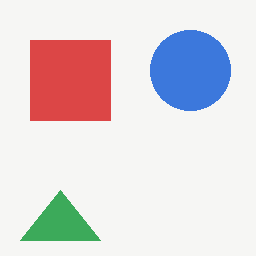
#> input picture projects/10_object_detection_yolo/sample_data/demo_scene_1.png, 256 x 256 px
$ python detect.py
#> lines starting #> are read from the running program, lines starting #| are printed output that depends on the picture; after the words box and inside, x2 and y2 are one past the last pixel; in counts of white or black regions, pixels touching at a corner belong together
from __future__ import annotations

import argparse
import json
from pathlib import Path

import numpy as np
from PIL import Image, ImageDraw
from scipy import ndimage


PROJECT_ROOT = Path(__file__).resolve().parents[1]
DEFAULT_SOURCE = PROJECT_ROOT / "sample_data" / "demo_scene_1.png"
DEFAULT_OUTPUT_DIR = PROJECT_ROOT / "artifacts" / "predictions"
BACKGROUND_COLOR = np.array([246, 246, 244], dtype=np.int16)
COLOR_MAP = {
    "red": np.array([220, 70, 70]),
    "blue": np.array([60, 120, 220]),
    "green": np.array([60, 170, 90]),
    "yellow": np.array([240, 180, 60]),
    "purple": np.array([155, 90, 210]),
}


def get_source_paths(source: Path) -> list[Path]:
    if source.is_file():
        return [source]
    if source.is_dir():
        files = [path for path in source.iterdir() if path.suffix.lower() in {".png", ".jpg", ".jpeg"}]
        if not files:
            raise FileNotFoundError(f"No image files found in {source}")
        return sorted(files)
    raise FileNotFoundError(f"Source path does not exist: {source}")


def closest_color_name(color: np.ndarray) -> str:
    best_name = "object"
    best_distance = float("inf")
    for name, reference in COLOR_MAP.items():
        distance = float(np.linalg.norm(color - reference))
        if distance < best_distance:
            best_distance = distance
            best_name = name
    return best_name


def infer_shape(component_mask: np.ndarray) -> str:
    fill_ratio = float(component_mask.mean())
    if fill_ratio >= 0.72:
        return "square"
    if fill_ratio >= 0.52:
        return "circle"
    return "triangle"


def fallback_detect_image(image_path: Path, output_dir: Path, threshold: int, min_area: int) -> dict[str, object]:
#> called with threshold = 35, min_area = 60
    image = Image.open(image_path).convert("RGB")
#> image is the input picture: PIL image 256x256 RGB; mean R, G, B 222.9, 216.1, 219.8
    array = np.asarray(image, dtype=np.int16)
    difference = np.linalg.norm(array - BACKGROUND_COLOR, axis=2)
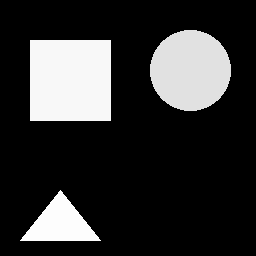
#> difference: shape (256, 256) float64; min 0, max 253.2, mean 50.7
    mask = difference > threshold
#> mask: shape (256, 256) bool; 21.1% white; 3 white regions, box (x1, y1, x2, y2) and area: (30, 40, 111, 121) 6561, (150, 30, 231, 111) 5145, (20, 190, 101, 241) 2091

    labeled, _ = ndimage.label(mask)
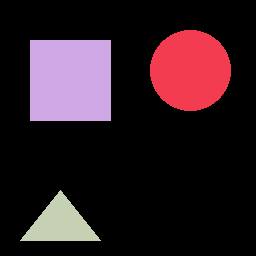
#> labeled: shape (256, 256) int32; 4 distinct labels, from 0 to 3; one colour per label, 0 black
    slices = ndimage.find_objects(labeled)
#> slices = 3 items
    detections: list[dict[str, object]] = []
    annotated = image.copy()
    draw = ImageDraw.Draw(annotated)

    for label_index, current_slice in enumerate(slices, start=1):
        if current_slice is None:
            continue
        component_mask = labeled[current_slice] == label_index
        area = int(component_mask.sum())
        if area < min_area:
            continue

        y_slice, x_slice = current_slice
        x0, x1 = x_slice.start, x_slice.stop
        y0, y1 = y_slice.start, y_slice.stop
        component_pixels = array[current_slice][component_mask]
        average_color = component_pixels.mean(axis=0)
        label = f"{closest_color_name(average_color)} {infer_shape(component_mask)}"
        detection = {
            "label": label,
            "bbox": [int(x0), int(y0), int(x1), int(y1)],
            "area": area,
        }
        detections.append(detection)

        draw.rectangle((x0, y0, x1, y1), outline=(20, 20, 20), width=2)
        draw.text((x0 + 2, max(0, y0 - 12)), label, fill=(20, 20, 20))
#> this loop made 3 passes
#> (area, x0, x1, y0, y1, average_color, fill_ratio in infer_shape, label) on passes 1 to 3: (5145, 150, 231, 30, 111, [60, 120, 220], 0.784, 'blue square'), (6561, 30, 111, 40, 121, [220, 70, 70], 1, 'red square'), (2091, 20, 101, 190, 241, [60, 170, 90], 0.506, 'green triangle')
#> pass 1, in fallback_detect_image, `component_mask = labeled[current_slice] == label_index`:
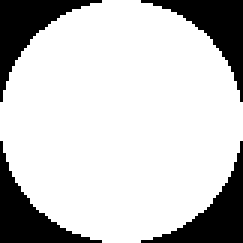
#> component_mask: shape (81, 81) bool (shown 3 times larger); 78.4% white; 4 black regions, box (x1, y1, x2, y2) and area: (0, 0, 34, 34) 354, (47, 0, 81, 34) 354, (0, 47, 34, 81) 354, (47, 47, 81, 81) 354
#> pass 3, in fallback_detect_image, `component_mask = labeled[current_slice] == label_index`:
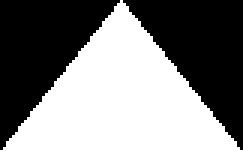
#> component_mask: shape (51, 81) bool (shown 3 times larger); 50.6% white; 2 black regions, box (x1, y1, x2, y2) and area: (0, 0, 40, 50) 1020, (41, 0, 81, 50) 1020
#> after the loop, detections = 3 items

    output_dir.mkdir(parents=True, exist_ok=True)
    annotated_path = output_dir / f"{image_path.stem}_annotated.png"
    report_path = output_dir / f"{image_path.stem}_detections.json"
    annotated.save(annotated_path)
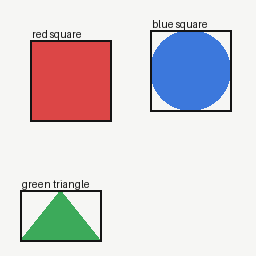
#> saved as demo_scene_1_annotated.png: PIL image 256x256 RGB; mean R, G, B 216, 210, 213.8
    report = {"source": str(image_path), "backend": "fallback_connected_components", "detections": detections}
    report_path.write_text(json.dumps(report, indent=2), encoding="utf-8")
    return {"annotated_path": str(annotated_path), "report_path": str(report_path), "detections": detections}


def main() -> None:
    parser = argparse.ArgumentParser(description="Run local object detection.")
    parser.add_argument("--source", type=Path, default=DEFAULT_SOURCE)
    parser.add_argument("--output-dir", type=Path, default=DEFAULT_OUTPUT_DIR)
    parser.add_argument("--threshold", type=int, default=35)
    parser.add_argument("--min-area", type=int, default=60)
    args = parser.parse_args()

    source_paths = get_source_paths(args.source)
    results = []
    for image_path in source_paths:
        result = fallback_detect_image(image_path, args.output_dir, args.threshold, args.min_area)
#> result = 3 items
        results.append(result)
        print(f"Processed: {image_path}")
        print(f"Annotated image: {result['annotated_path']}")
#| Annotated image: projects/10_object_detection_yolo/artifacts/predictions/demo_scene_1_annotated.png
        print(f"Report: {result['report_path']}")
#| Report: projects/10_object_detection_yolo/artifacts/predictions/demo_scene_1_detections.json
        print(f"Detections: {len(result['detections'])}")
#| Detections: 3

    print(f"Processed {len(results)} image(s).")
#| Processed 1 image(s).


if __name__ == "__main__":
    main()
